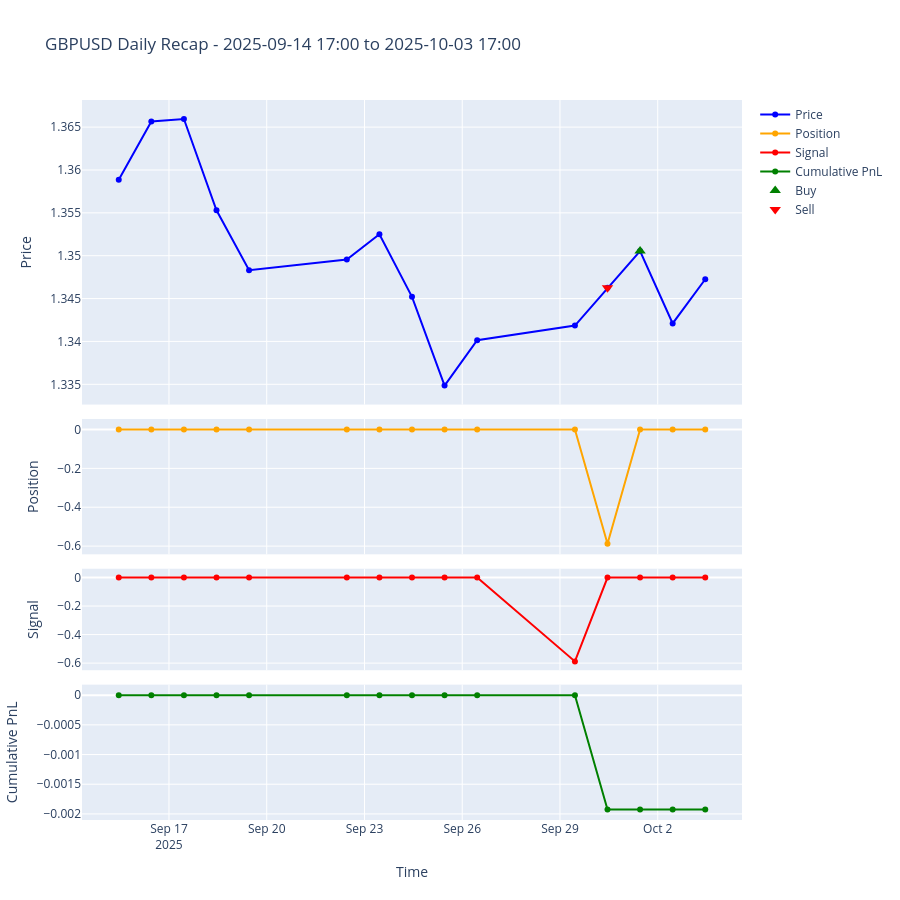

Notebook code for this chart:
### Code cell
from analytics.plot_daily_recap import plot_daily_recap

instrument = "GBPUSD"
date_range = (dt.date(2025, 9, 15), dt.date(2025, 10, 3))
close_price_df = fx_price_dict[instrument]
plot_daily_recap(instrument, date_range, close_price_df, strategy, trader)

### Figure 1 — Plotly figure (JSON) as saved in the notebook; plotly's stock layout.template omitted (floating-point values rounded to 4 significant figures)
{"data": [{"line": {"color": "blue"}, "name": "Price", "type": "scatter", "x": ["2025-09-15T11:00:00-04:00", "2025-09-16T11:00:00-04:00", "2025-09-17T11:00:00-04:00", "2025-09-18T11:00:00-04:00", "2025-09-19T11:00:00-04:00", "2025-09-22T11:00:00-04:00", "2025-09-23T11:00:00-04:00", "2025-09-24T11:00:00-04:00", "2025-09-25T11:00:00-04:00", "2025-09-26T11:00:00-04:00", "2025-09-29T11:00:00-04:00", "2025-09-30T11:00:00-04:00", "2025-10-01T11:00:00-04:00", "2025-10-02T11:00:00-04:00", "2025-10-03T11:00:00-04:00"], "xaxis": "x", "y": [1.359, 1.366, 1.366, 1.355, 1.348, 1.35, 1.353, 1.345, 1.335, 1.34, 1.342, 1.346, 1.351, 1.342, 1.347], "yaxis": "y"}, {"line": {"color": "orange"}, "name": "Position", "type": "scatter", "x": ["2025-09-15T11:00:00-04:00", "2025-09-16T11:00:00-04:00", "2025-09-17T11:00:00-04:00", "2025-09-18T11:00:00-04:00", "2025-09-19T11:00:00-04:00", "2025-09-22T11:00:00-04:00", "2025-09-23T11:00:00-04:00", "2025-09-24T11:00:00-04:00", "2025-09-25T11:00:00-04:00", "2025-09-26T11:00:00-04:00", "2025-09-29T11:00:00-04:00", "2025-09-30T11:00:00-04:00", "2025-10-01T11:00:00-04:00", "2025-10-02T11:00:00-04:00", "2025-10-03T11:00:00-04:00"], "xaxis": "x2", "y": [0.0, 0.0, 0.0, 0.0, 0.0, 0.0, 0.0, 0.0, 0.0, 0.0, 0.0, -0.5881, 0.0, 0.0, 0.0], "yaxis": "y2"}, {"line": {"color": "red"}, "name": "Signal", "type": "scatter", "x": ["2025-09-15T11:00:00-04:00", "2025-09-16T11:00:00-04:00", "2025-09-17T11:00:00-04:00", "2025-09-18T11:00:00-04:00", "2025-09-19T11:00:00-04:00", "2025-09-22T11:00:00-04:00", "2025-09-23T11:00:00-04:00", "2025-09-24T11:00:00-04:00", "2025-09-25T11:00:00-04:00", "2025-09-26T11:00:00-04:00", "2025-09-29T11:00:00-04:00", "2025-09-30T11:00:00-04:00", "2025-10-01T11:00:00-04:00", "2025-10-02T11:00:00-04:00", "2025-10-03T11:00:00-04:00"], "xaxis": "x3", "y": [0.0, 0.0, 0.0, 0.0, 0.0, 0.0, 0.0, 0.0, 0.0, 0.0, -0.5881, 0.0, 0.0, 0.0, 0.0], "yaxis": "y3"}, {"line": {"color": "green"}, "name": "Cumulative PnL", "type": "scatter", "x": ["2025-09-15T11:00:00-04:00", "2025-09-16T11:00:00-04:00", "2025-09-17T11:00:00-04:00", "2025-09-18T11:00:00-04:00", "2025-09-19T11:00:00-04:00", "2025-09-22T11:00:00-04:00", "2025-09-23T11:00:00-04:00", "2025-09-24T11:00:00-04:00", "2025-09-25T11:00:00-04:00", "2025-09-26T11:00:00-04:00", "2025-09-29T11:00:00-04:00", "2025-09-30T11:00:00-04:00", "2025-10-01T11:00:00-04:00", "2025-10-02T11:00:00-04:00", "2025-10-03T11:00:00-04:00"], "xaxis": "x4", "y": [0.0, 0.0, 0.0, 0.0, 0.0, 0.0, 0.0, 0.0, 0.0, 0.0, 0.0, -0.001925, -0.001925, -0.001925, -0.001925], "yaxis": "y4"}, {"hoverinfo": "text", "marker": {"color": "green", "size": 10, "symbol": "triangle-up"}, "mode": "markers", "name": "Buy", "text": ["Size: 0.5881257739861459<br>Price: 1.35055<br>Cost: 0.00000"], "type": "scatter", "x": ["2025-10-01T11:00:00-04:00"], "xaxis": "x", "y": [1.351], "yaxis": "y"}, {"hoverinfo": "text", "marker": {"color": "red", "size": 10, "symbol": "triangle-down"}, "mode": "markers", "name": "Sell", "text": ["Size: -0.5881257739861459<br>Price: 1.34625<br>Cost: -0.00000"], "type": "scatter", "x": ["2025-09-30T11:00:00-04:00"], "xaxis": "x", "y": [1.346], "yaxis": "y"}], "layout": {"height": 900, "title": {"text": "GBPUSD Daily Recap - 2025-09-14 17:00 to 2025-10-03 17:00"}, "xaxis": {"anchor": "y", "domain": [0, 1], "matches": "x4", "showticklabels": false}, "xaxis2": {"anchor": "y2", "domain": [0, 1], "matches": "x4", "showticklabels": false}, "xaxis3": {"anchor": "y3", "domain": [0, 1], "matches": "x4", "showticklabels": false}, "xaxis4": {"anchor": "y4", "domain": [0, 1], "title": {"text": "Time"}}, "yaxis": {"anchor": "x", "domain": [0.577, 1], "title": {"text": "Price"}}, "yaxis2": {"anchor": "x2", "domain": [0.369, 0.557], "title": {"text": "Position"}}, "yaxis3": {"anchor": "x3", "domain": [0.208, 0.349], "title": {"text": "Signal"}}, "yaxis4": {"anchor": "x4", "domain": [0, 0.188], "title": {"text": "Cumulative PnL"}}}}
